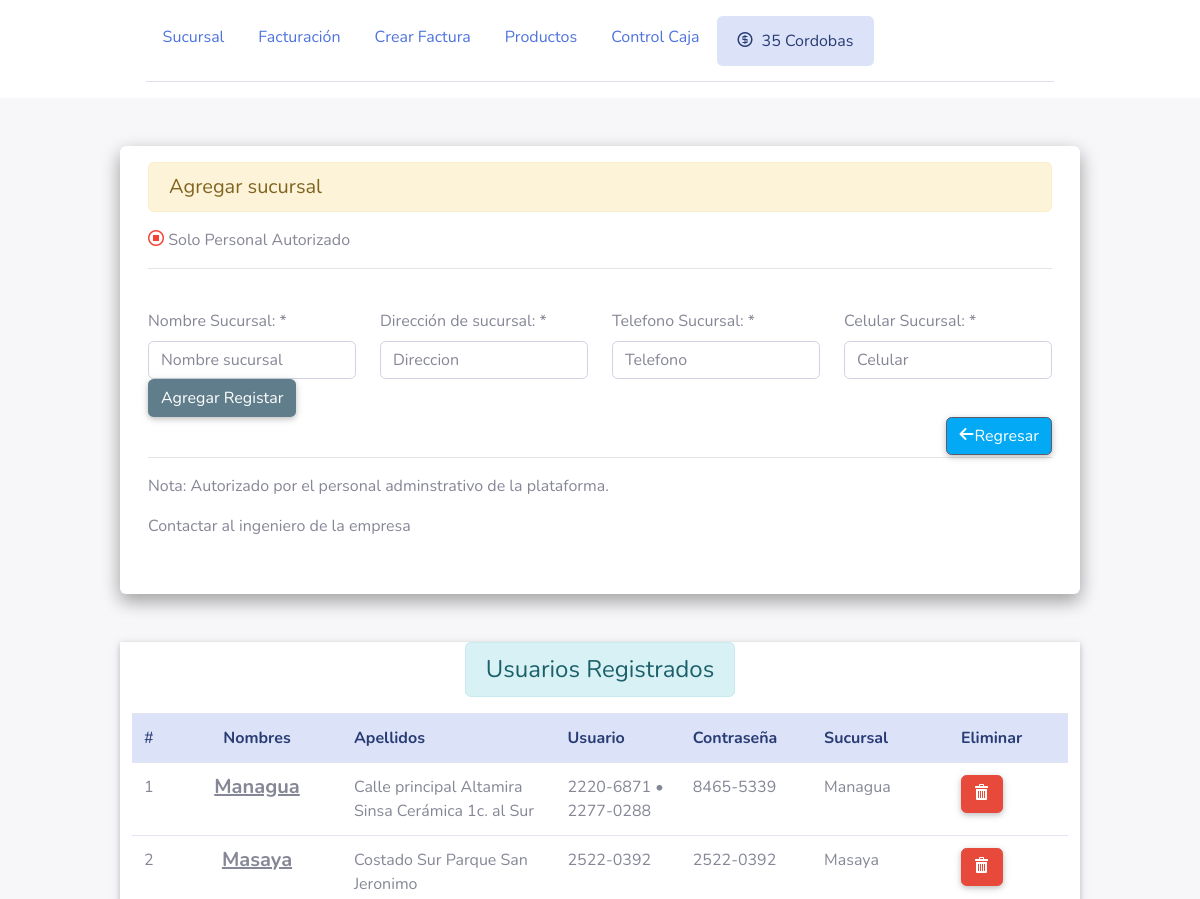
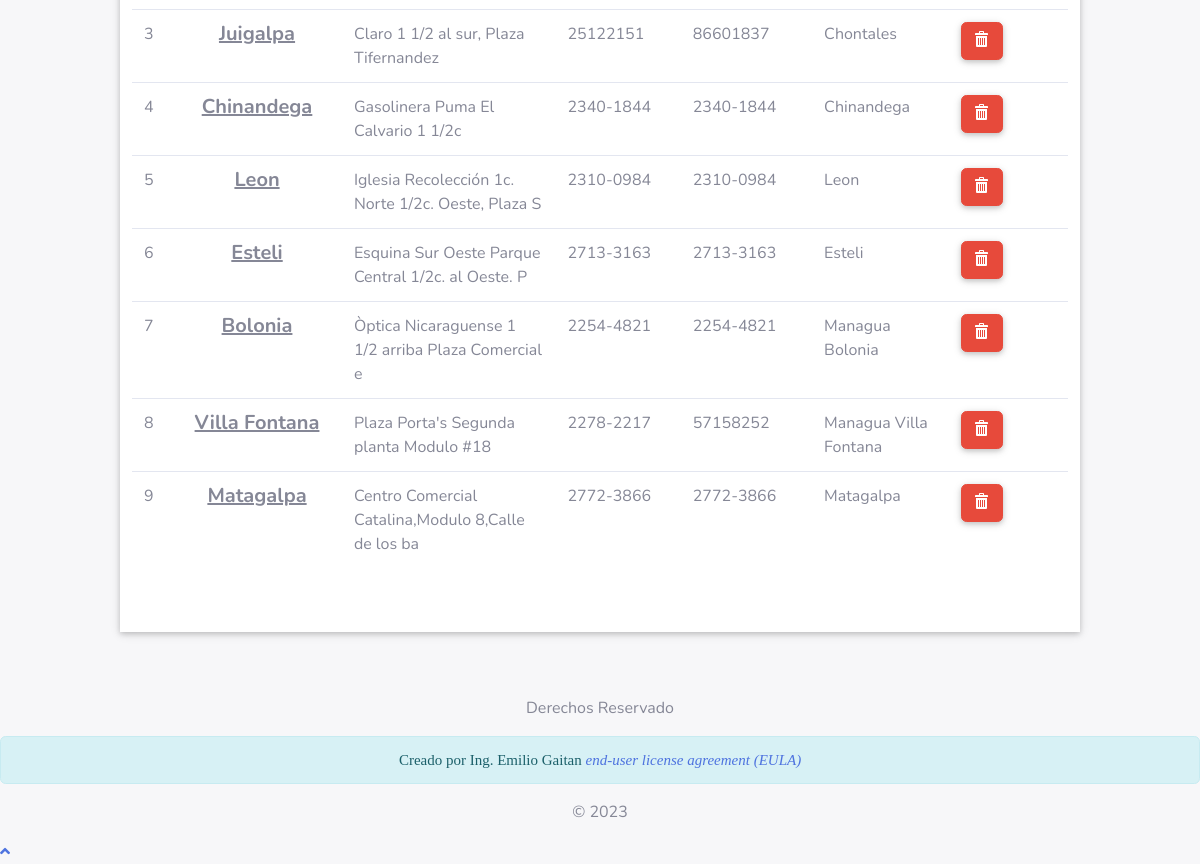
Page /configuraciones/sucursales.php on the earlier database version (2 pictures, top to bottom).
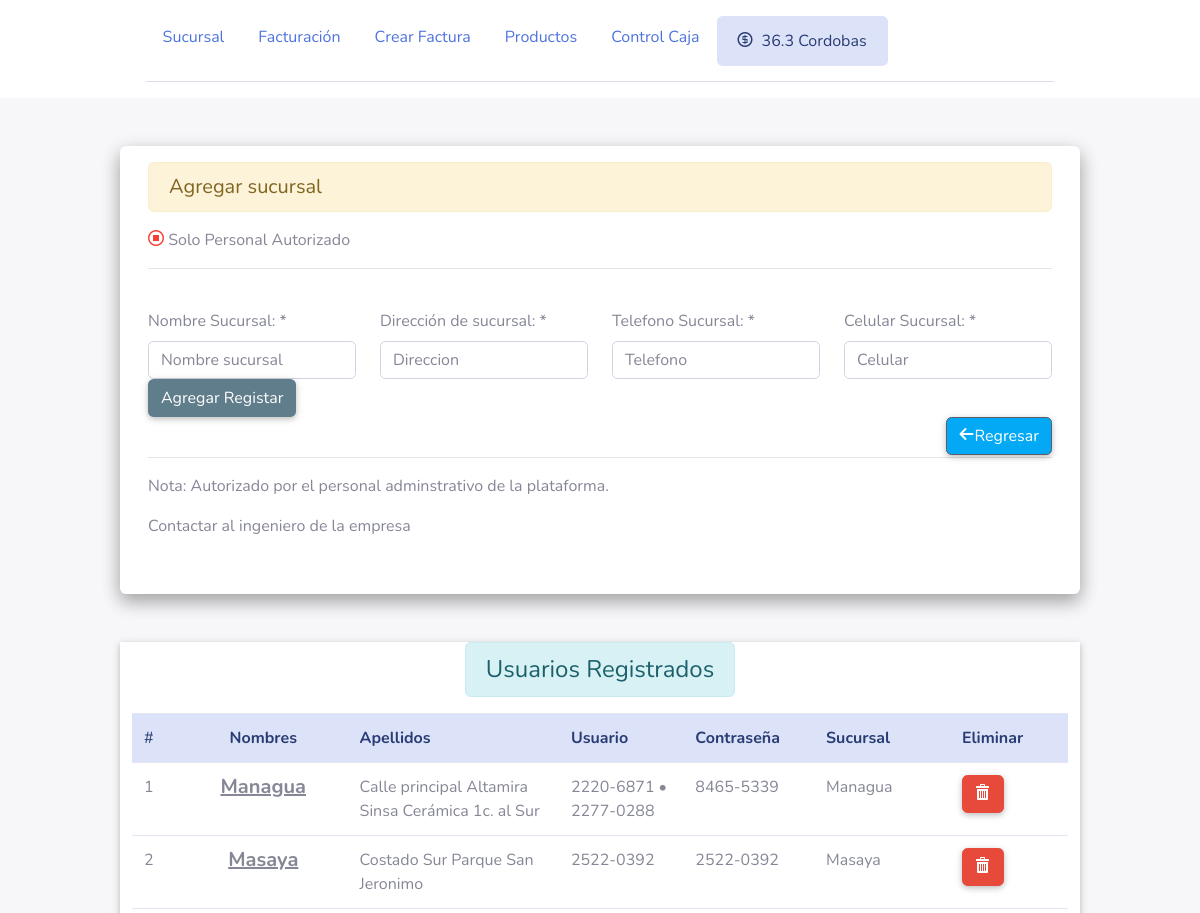
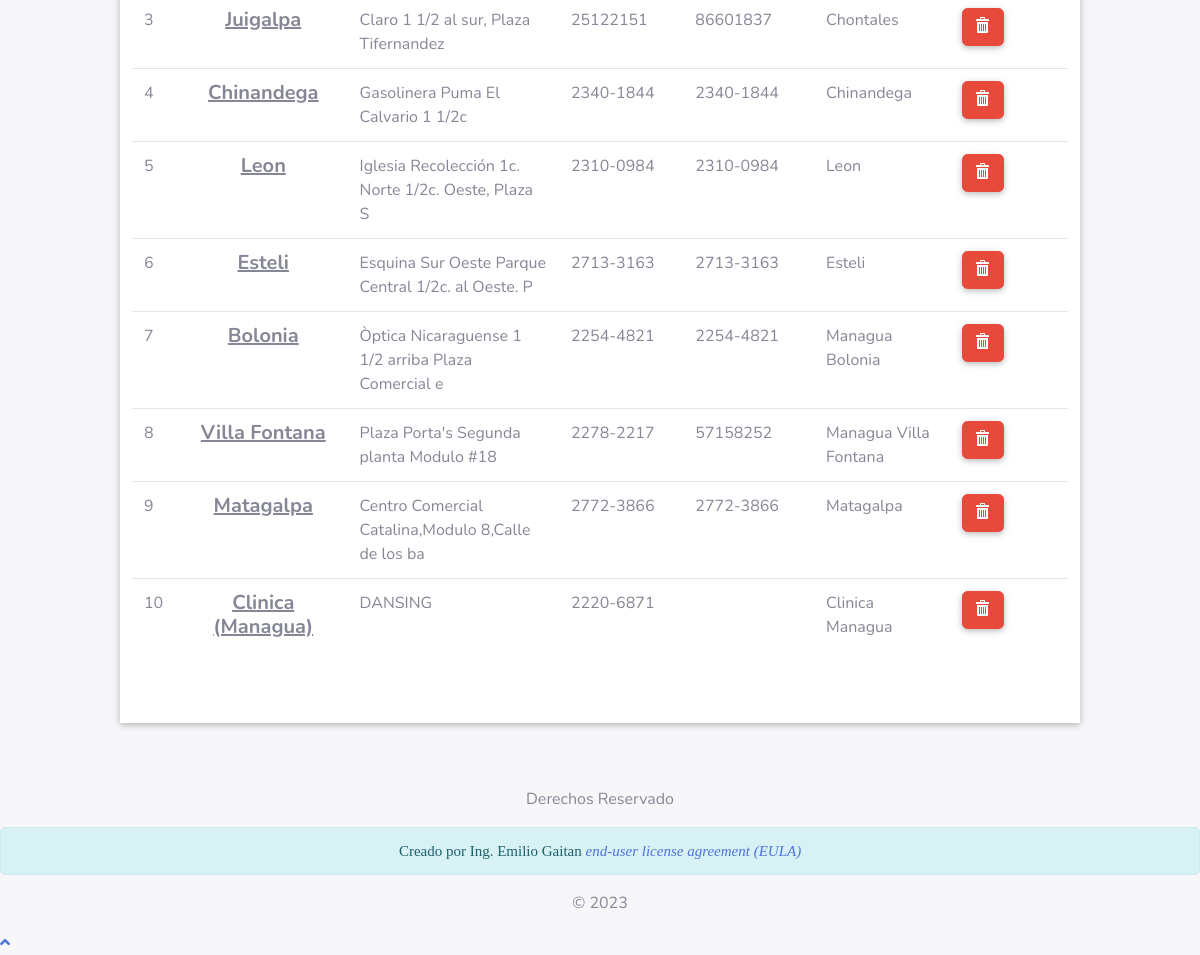
Same page on the later database version (2 pictures, top to bottom).
### tables this page shows
CREATE TABLE `tasa` (
  `indcambio` int NOT NULL,
  `dolar` double DEFAULT NULL
);

CREATE TABLE `sucursal` (
  `indsucursal` int NOT NULL,
  `nombre_sucursal` varchar(50) DEFAULT NULL,
  `direccion` varchar(50) DEFAULT NULL,
  `telefono` varchar(30) DEFAULT NULL,
  `celular` varchar(30) DEFAULT NULL,
  `serie` char(1) NOT NULL
);

### BD-Connection/datos_clientes.php (called while the page is built, shortened)
<?php
class datos_clientes
{
    public static function cambio_dolar($mysqli)
    {
        $result = $mysqli->query("SELECT * FROM `tasa`");
        $row = $result->fetch_array(MYSQLI_ASSOC);
        if (!empty($row)) {
            return $row["dolar"];
        } else {
            return "error";
        }
    }
    public static function nombre_sucursal($indsucursal)
    {
        if ($indsucursal == "1") {
            return "Managua";
        }
        if ($indsucursal == "2") {
            return "Masaya";
        }
        if ($indsucursal == "3") {
            return "Chontales";
        }
        if ($indsucursal == "6") {
            return "Esteli";
        }
        if ($indsucursal == "5") {
            return "Leon";
        }
        if ($indsucursal == "9") {
            return "Matagalpa";
        }
        if ($indsucursal == "4") {
            return "Chinandega";
        }
        if ($indsucursal == "7") {
            return "Managua Bolonia";
        }
        if ($indsucursal == "8") {
            return "Managua Villa Fontana";
        }
        if ($indsucursal == "10") {
            return "Clinica Managua";
        }
        return 0;
    }
}

### configuraciones/sucursales.php (the view, shortened to what the changed rows need)
<?php
include_once "../header/header_panel.php";
?>
<br>
<br>
<br>
<div class="container row z-depth-1 white">
    <table class="table table-responsive-lg" style="height: 86px; width: 1189px;margin-bottom: 4em">
        <tbody>
        <?php
        $result = $mysqli->query("SELECT * FROM `sucursal`");
        while ($resultado = $result->fetch_assoc()) {
            ?>
            <tr>
                <td style="width: 57px;"><?php echo $resultado['indsucursal']; ?></td>
                <td style="width: 70px;" class="center-align"><h5><b><u><?php echo $resultado['nombre_sucursal']; ?></u></b></h5></td>
                <td style="width: 400px;"><?php echo $resultado['direccion']; ?></td>
                <td style="width: 188px;"><?php echo $resultado['telefono']; ?></td>
                <td style="width: 190.038px;"><?php echo $resultado['celular']; ?></td>
                <td style="width: 205.962px;"><?php echo datos_clientes::nombre_sucursal($resultado['indsucursal']); ?></td>
                <td style="width: 190.038px;"><a href="#" onclick="
                        var i='<?php echo $resultado['indsucursal']; ?>';
                        verficar_eliminar(i);" class="btn btn-danger"><i class="icon-bin white-text"></i></a></td>
            </tr>
            <?php
        }
        ?>
        </tbody>
    </table>
</div>
<?php
include_once "../header/footer_temporal.php";
?>

### header/header_panel.php (shortened to what the changed rows need)
<!DOCTYPE html>
<html lang="es">
<head>
    <link rel="stylesheet" href="../assets/bootstrap/css/bootstrap.min.css">
    <link rel="stylesheet" href="../assets/fonts/fontawesome-all.min.css">
    <link rel="stylesheet" href="../assets/bootstrap/css/cssindex.css">
    <link rel="stylesheet" href="../assets/icomoon/style.css">
    <link rel="stylesheet" href="../assets/bootstrap/jquery-ui.css">
    <link rel="stylesheet" href="../resources/demos/style.css">
    <link rel="stylesheet" href="../assets/animate/css/libs/animate.css">
</head>
<body style="background-color: rgb(247,247,249)" id="page-top">
<?php
include_once '../BD-Connection/conection.php';
include_once '../BD-Connection/datos_clientes.php';
$dolar = datos_clientes::cambio_dolar($mysqli);
?>
<div class="white rounded container-fluid" id="esconder_menu">
    <div style="padding: 1em " class="container">
        <ul class="nav nav-tabs">
            <li class="nav-item">
                <a class="nav-link alert alert-primary" href="#"><i
                            class="icon-coin-dollar"> </i> <?php echo $dolar ?> Cordobas</a>
            </li>
        </ul>
    </div>
</div>
<br>

Differences in the rows shown:
changed tasa: dolar "35" → "36.3"
added sucursal: indsucursal "10", nombre_sucursal "Clinica (Managua)", direccion "DANSING", telefono "2220-6871", indsucursal "Clinica Managua"
